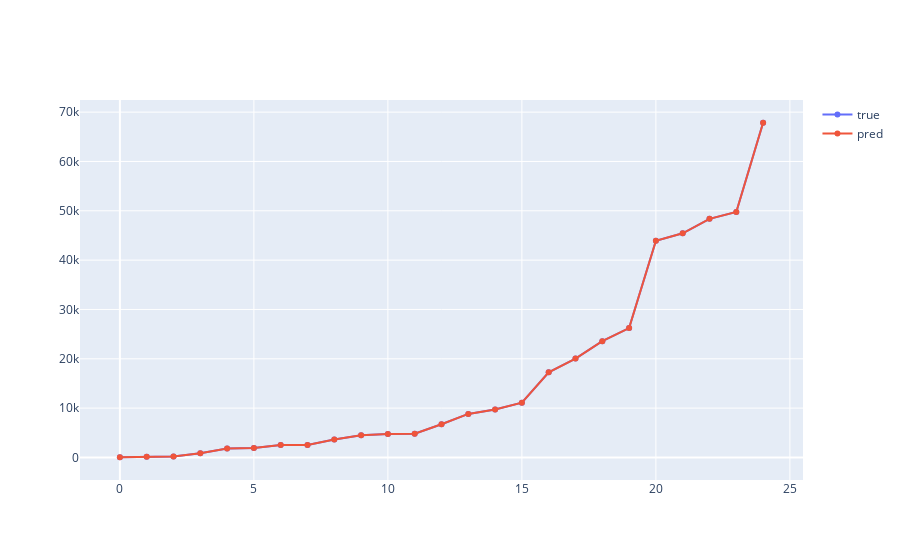

The cell this chart's notebook holds for it:
### Code cell
## 最小二乘法
weight = np.linalg.inv((Xtrain.T).dot(Xtrain)).dot(Xtrain.T).dot(ytrain)
print(weight)
## test
pred = np.dot(Xtest, weight)
rst_mse = mse(ytest, pred)
print(rst_mse, rmse(ytest, pred), mae(ytest, pred))
edf = pd.DataFrame({'target': ytest, 'pred': pred})
edf.sort_values(by='target', inplace=True)
draw_lines([i for i in range(len(ytest))], [edf.target, edf.pred], ['true', 'pred'])

### Figure 1 — Plotly figure (JSON) as saved in the notebook; plotly's stock layout.template omitted (floating-point values rounded to 4 significant figures)
{"data": [{"mode": "lines+markers", "name": "true", "type": "scatter", "x": [0, 1, 2, 3, 4, 5, 6, 7, 8, 9, 10, 11, 12, 13, 14, 15, 16, 17, 18, 19, 20, 21, 22, 23, 24], "y": [40.92, 136.4, 191.9, 871.3, 1791.0, 1897.0, 2521.0, 2549.0, 3659.0, 4475.0, 4756.0, 4823.0, 6724.0, 8823.0, 9727.0, 11100.0, 17270.0, 20040.0, 23560.0, 26220.0, 43930.0, 45450.0, 48370.0, 49760.0, 67850.0]}, {"mode": "lines+markers", "name": "pred", "type": "scatter", "x": [0, 1, 2, 3, 4, 5, 6, 7, 8, 9, 10, 11, 12, 13, 14, 15, 16, 17, 18, 19, 20, 21, 22, 23, 24], "y": [40.92, 136.4, 191.9, 871.3, 1791.0, 1897.0, 2521.0, 2549.0, 3659.0, 4475.0, 4756.0, 4823.0, 6724.0, 8823.0, 9727.0, 11100.0, 17270.0, 20040.0, 23560.0, 26220.0, 43930.0, 45450.0, 48370.0, 49760.0, 67850.0]}], "layout": {}}
